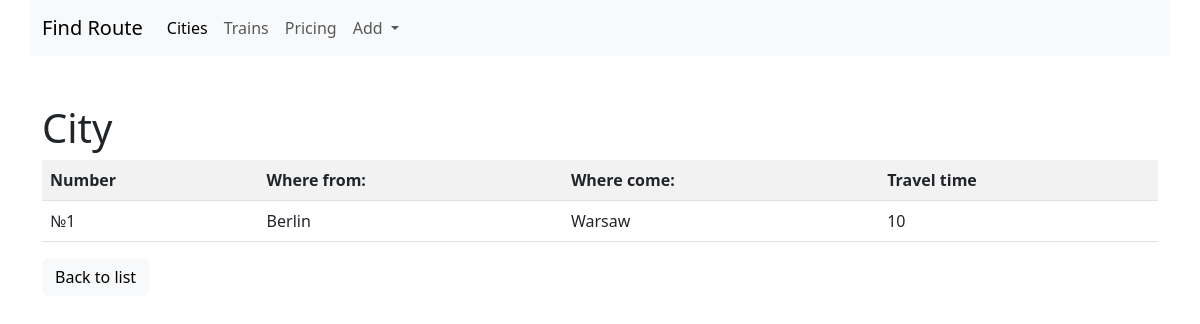
/trains/detail/1/, run on an earlier commit of the app's database.
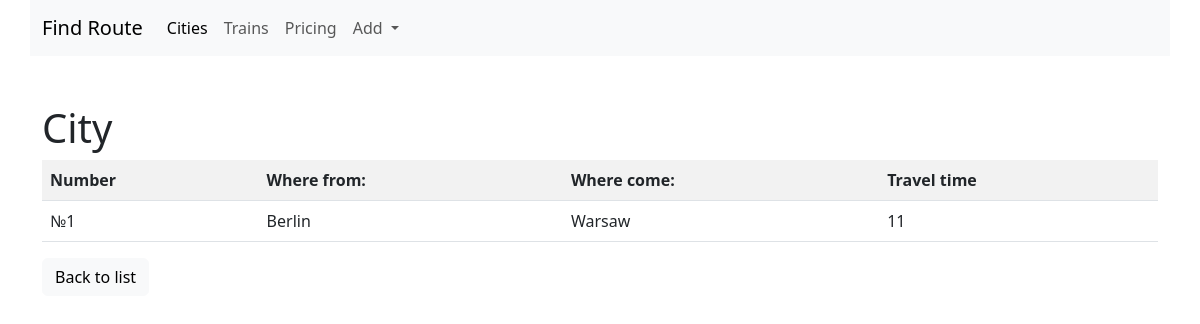
And on a later commit of the database.
### trains/models.py (models this page shows, shortened)
class Train(models.Model):
    name = models.CharField(max_length=50, unique=True,
                            verbose_name='Train number')
    travel_time = models.PositiveSmallIntegerField(verbose_name='Travel time')
    from_city = models.ForeignKey(City, on_delete=models.CASCADE,
                                  related_name='from_city_set',
                                  verbose_name='From what city?')
    to_city = models.ForeignKey('cities.City', on_delete=models.CASCADE,
                                related_name='to_city_set',
                                verbose_name='Which city?')

### cities/models.py (models this page shows, shortened)
class City(models.Model):
    name = models.CharField(max_length=100, unique=True)
    def __str__(self):
        return self.name
    class Meta:
        verbose_name = 'City'
        verbose_name_plural = 'Cities'
        ordering = ['name']

### trains/views.py (the view)
# urls.py: path('detail/<int:pk>/', TrainDetailView.as_view(), name='detail'),
class TrainDetailView(DetailView):
    queryset = Train.objects.all()
    template_name = 'trains/detail.html'

### trains/templates/trains/detail.html (shortened to what this page needs)
{% extends 'base.html' %}
{% block content %}
<h1>City</h1>
<div class="row">
  <div class="col-md">
      <table class="table table-striped">
          <tr>
              <th>Number</th>
              <th>Where from:</th>
              <th>Where come:</th>
              <th>Travel time</th>
          </tr>
          <tr>
              <td>{{object.name}}</td>
              <td>{{object.from_city}}</td>
              <td>{{object.to_city}}</td>
              <td>{{object.travel_time}}</td>
          </tr>
      </table>
  </div>
</div>
<div class="row">
    <div class="col-md-4">
        <a href="{% url 'trains:home' %}">
            <button type="button" class="btn btn-light">Back to list</button>
        </a>
    </div>
</div>
{% endblock %}

What changed in the data, as far as the page shows it:
changed Train "Berlin": travel_time "10" → "11"
